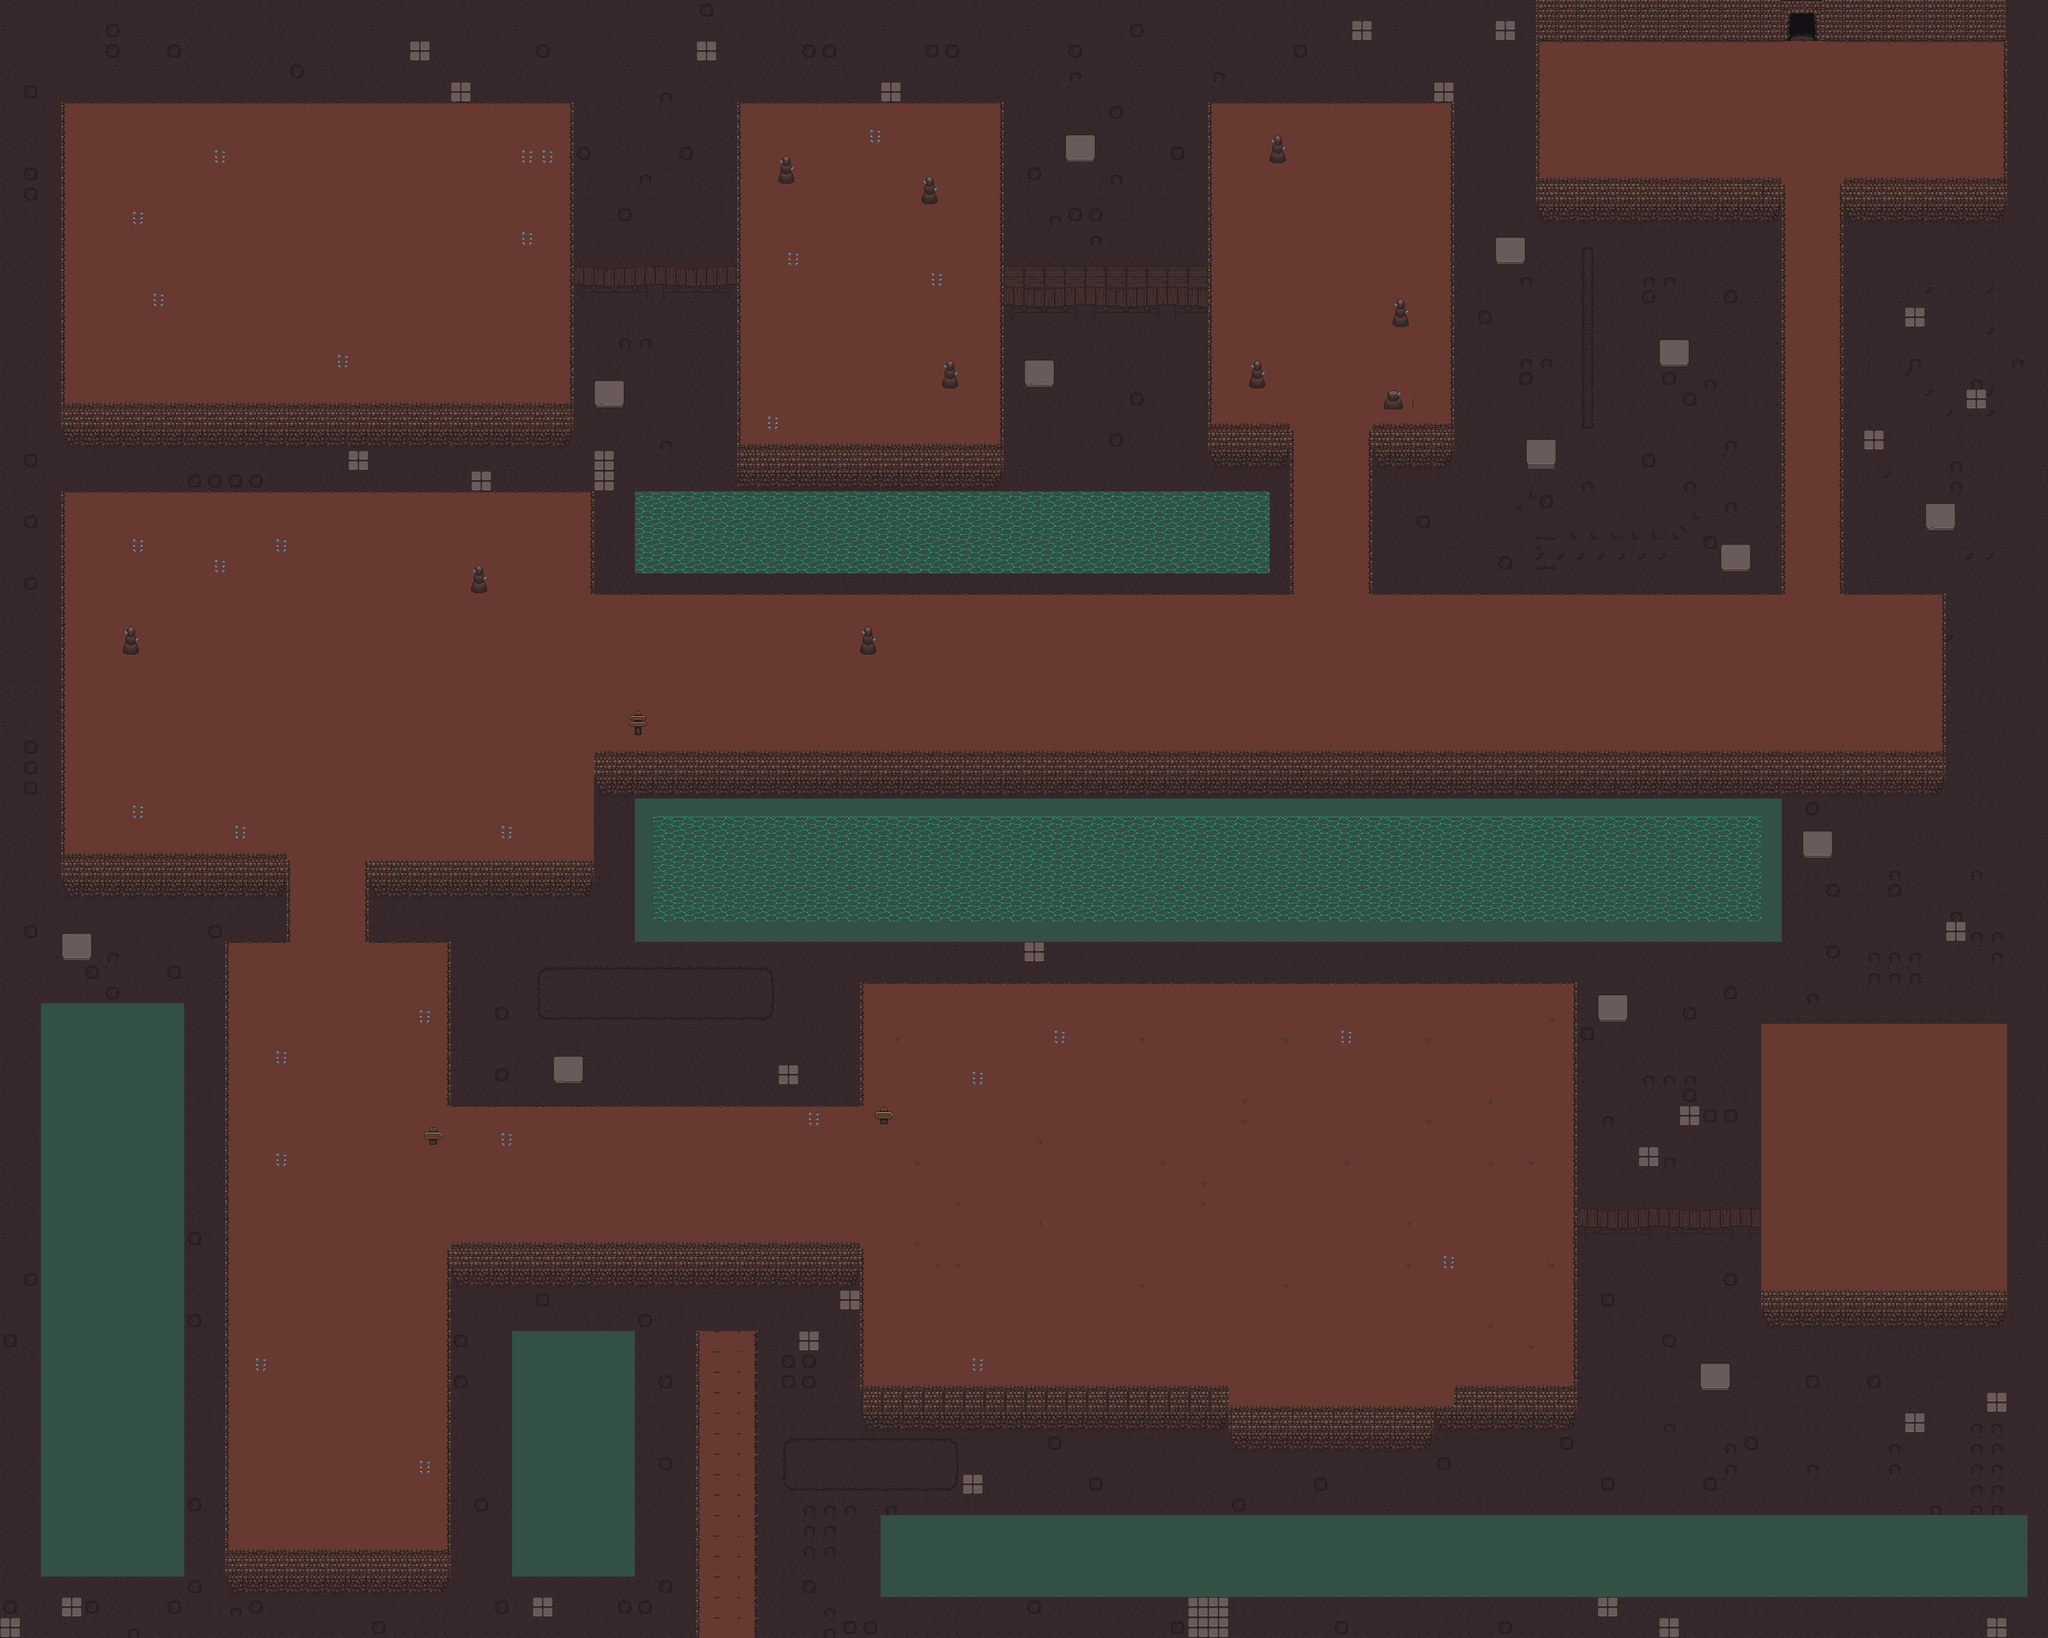

This is a level from a 2D game, rendered from its Tiled map with the project's own tilesets. A one-line summary and the map file follow, with tile-layer data summarised:
An orthogonal 100x80 tile map with 32x32 px tiles, 4 tile layers (Tile Layer 1, Tile Layer 2, Objects, Small Objects), 7 tilesets and 85 objects (DragonLord).

<map version="1.10" tiledversion="1.11.2" orientation="orthogonal" renderorder="right-down" width="100" height="80" tilewidth="32" tileheight="32" infinite="0" nextlayerid="14" nextobjectid="95">
 <tileset firstgid="1" source="dirt-tiles-32x32.tsx" />
 <tileset firstgid="73" source="ground-tiles-32x32.tsx" />
 <tileset firstgid="171" source="tiles-all-32x32.tsx" />
 <tileset firstgid="493" source="bridges.tsx" />
 <tileset firstgid="533" source="assets-all.tsx" />
 <tileset firstgid="729" source="stones.tsx" />
 <tileset firstgid="916" source="water-tiles-32x32.tsx" />
 <layer id="1" name="Tile Layer 1" width="100" height="80">
  <data>[8000 cells, 8000 non-empty, 4 distinct tile ids]</data>
 </layer>
 <layer id="5" name="Tile Layer 2" width="100" height="80">
  <data>[8000 cells, 5543 non-empty, 83 distinct tile ids]</data>
 </layer>
 <objectgroup id="7" name="Spawn">
  <object id="73" x="2816" y="92" width="36" height="40" />
 </objectgroup>
 <layer id="6" name="Objects" width="100" height="80">
  <data>[8000 cells, 22 non-empty, 6 distinct tile ids]</data>
 </layer>
 <layer id="9" name="Small Objects" width="100" height="80">
  <data>[8000 cells, 66 non-empty, 8 distinct tile ids]</data>
 </layer>
 <objectgroup id="10" name="Wall">
  <object id="3" x="2405" y="-4" width="728" height="66" />
  <object id="5" x="3132.54" y="51.4845" width="4.5764" height="250.558" />
  <object id="6" x="2875.12" y="278.588" width="260.283" height="25.7422" />
  <object id="7" x="2876.27" y="295.75" width="16.5894" height="636.691" />
  <object id="8" x="2881.41" y="923.288" width="159.03" height="10.8689" />
  <object id="9" x="2781.31" y="274.012" width="5.7205" height="656.141" />
  <object id="10" x="2399.18" y="275.728" width="387.85" height="17.1615" />
  <object id="11" x="2396.32" y="0" width="13.7292" height="285.453" />
  <object id="12" x="2137.97" y="920.379" width="647.887" height="13.7971" />
  <object id="13" x="2135.67" y="657.085" width="14.3719" height="275.941" />
  <object id="14" x="2139.7" y="657.085" width="132.222" height="21.8454" />
  <object id="15" x="2263.29" y="158.666" width="9.19805" height="510.492" />
  <object id="16" x="1886.75" y="154.067" width="380.569" height="13.2222" />
  <object id="17" x="1886.75" y="166.14" width="6.89853" height="248.922" />
  <object id="18" x="1567.69" y="381.719" width="324.806" height="8.62317" />
  <object id="19" x="1561.37" y="158.666" width="8.04829" height="254.096" />
  <object id="20" x="1150.33" y="156.367" width="412.762" height="9.77292" />
  <object id="21" x="1148.03" y="164.99" width="9.19805" height="250.072" />
  <object id="23" x="892.21" y="390.342" width="261.569" height="9.77292" />
  <object id="24" x="891.061" y="158.091" width="17.2463" height="238.574" />
  <object id="25" x="94.8548" y="155.792" width="799.08" height="8.62317" />
  <object id="26" x="94.28" y="162.69" width="9.19805" height="476.574" />
  <object id="27" x="97.1544" y="627.192" width="799.08" height="13.7971" />
  <object id="28" x="888.186" y="446.105" width="11.4976" height="193.159" />
  <object id="29" x="895.66" y="443.806" width="258.695" height="25.2946" />
  <object id="30" x="1148.61" y="465.076" width="9.19805" height="240.874" />
  <object id="31" x="1150.33" y="690.428" width="420.811" height="14.9468" />
  <object id="32" x="1563.67" y="476.574" width="4.02414" height="222.478" />
  <object id="33" x="1566.54" y="476.574" width="325.381" height="21.2705" />
  <object id="34" x="1886.17" y="479.448" width="5.74878" height="194.309" />
  <object id="35" x="1891.35" y="660.535" width="127.623" height="72.4346" />
  <object id="36" x="2012.65" y="728.37" width="9.77292" height="200.632" />
  <object id="37" x="924.404" y="925.553" width="1095.14" height="8.04829" />
  <object id="38" x="922.104" y="766.887" width="8.62317" height="164.99" />
  <object id="39" x="96.5795" y="764.588" width="827.824" height="7.47341" />
  <object id="40" x="92.5553" y="768.612" width="13.2222" height="574.878" />
  <object id="41" x="98.879" y="1333.14" width="356.999" height="142.57" />
  <object id="42" x="346.651" y="1467.66" width="13.7971" height="969.244" />
  <object id="43" x="349.526" y="2416.79" width="357.574" height="20.1207" />
  <object id="44" x="694.452" y="1936.19" width="13.7971" height="496.12" />
  <object id="45" x="699.051" y="1940.21" width="652.486" height="231.676" />
  <object id="46" x="1344.06" y="2160.39" width="577.177" height="15.5217" />
  <object id="47" x="1912.04" y="2163.84" width="12.6473" height="39.0917" />
  <object id="48" x="1914.92" y="2192.01" width="361.598" height="11.4976" />
  <object id="49" x="2271.34" y="2162.12" width="6.32366" height="38.5168" />
  <object id="50" x="2273.64" y="2162.69" width="195.458" height="12.6473" />
  <object id="51" x="2456.45" y="1914.92" width="17.2463" height="258.695" />
  <object id="52" x="2457.6" y="1914.34" width="295.487" height="8.62317" />
  <object id="53" x="2460.48" y="1851.11" width="293.188" height="6.32366" />
  <object id="54" x="2457.6" y="1533.2" width="12.0724" height="319.057" />
  <object id="55" x="1343.49" y="1534.92" width="1119.29" height="4.59902" />
  <object id="56" x="1338.32" y="1534.35" width="13.2222" height="196.033" />
  <object id="57" x="695.602" y="1721.76" width="653.636" height="11.4976" />
  <object id="58" x="697.327" y="1468.24" width="10.9227" height="260.995" />
  <object id="59" x="570.854" y="1470.54" width="135.671" height="3.44927" />
  <object id="60" x="569.704" y="1344.06" width="7.47341" height="129.922" />
  <object id="61" x="569.129" y="1338.32" width="361.023" height="10.9227" />
  <object id="62" x="924.404" y="1171.6" width="7.47341" height="178.212" />
  <object id="63" x="922.104" y="1169.3" width="2122.45" height="13.7971" />
  <object id="64" x="3034.78" y="926.703" width="8.04829" height="253.521" />
  <object id="65" x="2749.14" y="1596.38" width="7.81006" height="258.253" />
  <object id="66" x="2748.1" y="1595.86" width="391.024" height="9.37207" />
  <object id="67" x="3129.75" y="1597.94" width="13.5374" height="420.181" />
  <object id="68" x="2750.18" y="2009.79" width="386.858" height="8.8514" />
  <object id="69" x="2749.66" y="1916.07" width="8.8514" height="103.613" />
 </objectgroup>
 <objectgroup id="12" name="Skeleton">
  <object id="75" x="2581.07" y="975.418" width="41.841" height="70.6067" />
  <object id="76" x="2476.46" y="1066.95" width="47.0711" height="83.682" />
  <object id="77" x="2167.89" y="230.126" width="39.2259" height="65.3766" />
  <object id="78" x="1282.39" y="566.391" width="40.0748" height="72.1347" />
  <object id="79" x="437.333" y="214.667" width="33.3333" height="64" />
  <object id="80" x="510.667" y="218.667" width="25.3333" height="68" />
  <object id="81" x="573.333" y="216" width="26.6667" height="74.6667" />
  <object id="82" x="299.98" y="1174.26" width="35.524" height="71.048" />
  <object id="83" x="588.331" y="2025.93" width="30.7942" height="69.6921" />
  <object id="84" x="432.739" y="1912.48" width="25.9319" height="66.4506" />
 </objectgroup>
 <objectgroup id="13" name="Goblin">
  <object id="85" x="353" y="350" width="38" height="91" />
  <object id="86" x="733" y="493" width="44" height="78" />
  <object id="87" x="396" y="1170" width="36" height="82" />
  <object id="88" x="810" y="1000" width="44" height="84" />
  <object id="89" x="433.803" y="2287.32" width="41.3146" height="78.8732" />
  <object id="90" x="1237.56" y="1068.54" width="45.0704" height="82.6291" />
  <object id="91" x="1773.58" y="1018.87" width="45.283" height="124.528" />
  <object id="92" x="2933.33" y="1054.55" width="42.4242" height="90.9091" />
 </objectgroup>
 <objectgroup id="11" name="Boss">
  <object id="70" name="DragonLord" x="1800" y="1700" width="51.4972" height="53.4045" />
 </objectgroup>
</map>
